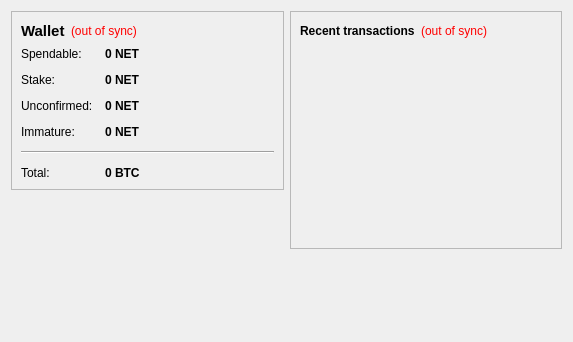
<?xml version="1.0" encoding="UTF-8"?>
<ui version="4.0">
 <class>OverviewPage</class>
 <widget class="QWidget" name="OverviewPage">
  <property name="geometry">
   <rect>
    <x>0</x>
    <y>0</y>
    <width>573</width>
    <height>342</height>
   </rect>
  </property>
  <property name="windowTitle">
   <string>Form</string>
  </property>
  <layout class="QHBoxLayout" name="horizontalLayout" stretch="1,1">
   <item>
    <layout class="QVBoxLayout" name="verticalLayout_2">
     <item>
      <widget class="QFrame" name="frame">
       <property name="frameShape">
        <enum>QFrame::StyledPanel</enum>
       </property>
       <property name="frameShadow">
        <enum>QFrame::Raised</enum>
       </property>
       <layout class="QVBoxLayout" name="verticalLayout_4">
        <item>
         <layout class="QHBoxLayout" name="horizontalLayout_4">
          <item>
           <widget class="QLabel" name="label_5">
            <property name="font">
             <font>
              <pointsize>11</pointsize>
              <weight>75</weight>
              <bold>true</bold>
             </font>
            </property>
            <property name="text">
             <string>Wallet</string>
            </property>
           </widget>
          </item>
          <item>
           <widget class="QLabel" name="labelWalletStatus">
            <property name="toolTip">
             <string>The displayed information may be out of date. Your wallet automatically synchronizes with the Netcoin network after a connection is established, but this process has not completed yet.</string>
            </property>
            <property name="styleSheet">
             <string notr="true">QLabel { color: red; }</string>
            </property>
            <property name="text">
             <string notr="true">(out of sync)</string>
            </property>
            <property name="alignment">
             <set>Qt::AlignLeading|Qt::AlignLeft|Qt::AlignVCenter</set>
            </property>
           </widget>
          </item>
          <item>
           <spacer name="horizontalSpacer_2">
            <property name="orientation">
             <enum>Qt::Horizontal</enum>
            </property>
            <property name="sizeHint" stdset="0">
             <size>
              <width>40</width>
              <height>20</height>
             </size>
            </property>
           </spacer>
          </item>
         </layout>
        </item>
        <item>
         <layout class="QFormLayout" name="formLayout_2">
          <property name="fieldGrowthPolicy">
           <enum>QFormLayout::AllNonFixedFieldsGrow</enum>
          </property>
          <property name="horizontalSpacing">
           <number>12</number>
          </property>
          <property name="verticalSpacing">
           <number>12</number>
          </property>
          <item row="0" column="0">
           <widget class="QLabel" name="label">
            <property name="text">
             <string>Spendable:</string>
            </property>
           </widget>
          </item>
          <item row="0" column="1">
           <widget class="QLabel" name="labelBalance">
            <property name="font">
             <font>
              <weight>75</weight>
              <bold>true</bold>
             </font>
            </property>
            <property name="cursor">
             <cursorShape>IBeamCursor</cursorShape>
            </property>
            <property name="toolTip">
             <string>Your current spendable balance</string>
            </property>
            <property name="text">
             <string notr="true">0 NET</string>
            </property>
            <property name="textInteractionFlags">
             <set>Qt::LinksAccessibleByMouse|Qt::TextSelectableByKeyboard|Qt::TextSelectableByMouse</set>
            </property>
           </widget>
          </item>
          <item row="1" column="0">
           <widget class="QLabel" name="label_6">
            <property name="text">
             <string>Stake:</string>
            </property>
           </widget>
          </item>
          <item row="1" column="1">
           <widget class="QLabel" name="labelStake">
            <property name="font">
             <font>
              <weight>75</weight>
              <bold>true</bold>
             </font>
            </property>
            <property name="cursor">
             <cursorShape>IBeamCursor</cursorShape>
            </property>
            <property name="toolTip">
             <string>Total of coins that was staked, and do not yet count toward the current balance</string>
            </property>
            <property name="text">
             <string notr="true">0 NET</string>
            </property>
            <property name="textInteractionFlags">
             <set>Qt::LinksAccessibleByMouse|Qt::TextSelectableByKeyboard|Qt::TextSelectableByMouse</set>
            </property>
           </widget>
          </item>
          <item row="2" column="0">
           <widget class="QLabel" name="label_3">
            <property name="text">
             <string>Unconfirmed:</string>
            </property>
           </widget>
          </item>
          <item row="2" column="1">
           <widget class="QLabel" name="labelUnconfirmed">
            <property name="font">
             <font>
              <weight>75</weight>
              <bold>true</bold>
             </font>
            </property>
            <property name="cursor">
             <cursorShape>IBeamCursor</cursorShape>
            </property>
            <property name="toolTip">
             <string>Total of transactions that have yet to be confirmed, and do not yet count toward the current balance</string>
            </property>
            <property name="text">
             <string notr="true">0 NET</string>
            </property>
            <property name="textInteractionFlags">
             <set>Qt::LinksAccessibleByMouse|Qt::TextSelectableByKeyboard|Qt::TextSelectableByMouse</set>
            </property>
           </widget>
          </item>
          <item row="3" column="0">
           <widget class="QLabel" name="labelImmatureText">
            <property name="text">
             <string>Immature:</string>
            </property>
           </widget>
          </item>
          <item row="3" column="1">
           <widget class="QLabel" name="labelImmature">
            <property name="font">
             <font>
              <weight>75</weight>
              <bold>true</bold>
             </font>
            </property>
            <property name="toolTip">
             <string>Mined balance that has not yet matured</string>
            </property>
            <property name="text">
             <string notr="true">0 NET</string>
            </property>
            <property name="textInteractionFlags">
             <set>Qt::LinksAccessibleByMouse|Qt::TextSelectableByKeyboard|Qt::TextSelectableByMouse</set>
            </property>
           </widget>
          </item>
          <item row="4" column="0" colspan="2">
           <widget class="Line" name="line">
            <property name="orientation">
             <enum>Qt::Horizontal</enum>
            </property>
           </widget>
          </item>
          <item row="5" column="0">
           <widget class="QLabel" name="labelTotalText">
            <property name="text">
             <string>Total:</string>
            </property>
           </widget>
          </item>
          <item row="5" column="1">
           <widget class="QLabel" name="labelTotal">
            <property name="font">
             <font>
              <weight>75</weight>
              <bold>true</bold>
             </font>
            </property>
            <property name="cursor">
             <cursorShape>IBeamCursor</cursorShape>
            </property>
            <property name="toolTip">
             <string>Your current total balance</string>
            </property>
            <property name="text">
             <string notr="true">0 BTC</string>
            </property>
            <property name="textInteractionFlags">
             <set>Qt::LinksAccessibleByMouse|Qt::TextSelectableByKeyboard|Qt::TextSelectableByMouse</set>
            </property>
           </widget>
          </item>
         </layout>
        </item>
       </layout>
      </widget>
     </item>
     <item>
      <spacer name="verticalSpacer">
       <property name="orientation">
        <enum>Qt::Vertical</enum>
       </property>
       <property name="sizeHint" stdset="0">
        <size>
         <width>20</width>
         <height>40</height>
        </size>
       </property>
      </spacer>
     </item>
     <item>
      <widget class="QLabel" name="label_wallet_bgcoin">
       <property name="text">
        <string/>
       </property>
       <property name="pixmap">
        <pixmap resource="../bitcoin.qrc">:/images/wallet_bgcoin</pixmap>
       </property>
       <property name="scaledContents">
        <bool>false</bool>
       </property>
       <property name="alignment">
        <set>Qt::AlignCenter</set>
       </property>
       <property name="margin">
        <number>-2</number>
       </property>
      </widget>
     </item>
    </layout>
   </item>
   <item>
    <layout class="QVBoxLayout" name="verticalLayout_3">
     <item>
      <widget class="QFrame" name="frame_2">
       <property name="frameShape">
        <enum>QFrame::StyledPanel</enum>
       </property>
       <property name="frameShadow">
        <enum>QFrame::Raised</enum>
       </property>
       <layout class="QVBoxLayout" name="verticalLayout">
        <item>
         <layout class="QHBoxLayout" name="horizontalLayout_2">
          <item>
           <widget class="QLabel" name="label_4">
            <property name="text">
             <string>&lt;b&gt;Recent transactions&lt;/b&gt;</string>
            </property>
           </widget>
          </item>
          <item>
           <widget class="QLabel" name="labelTransactionsStatus">
            <property name="toolTip">
             <string>The displayed information may be out of date. Your wallet automatically synchronizes with the Netcoin network after a connection is established, but this process has not completed yet.</string>
            </property>
            <property name="styleSheet">
             <string notr="true">QLabel { color: red; }</string>
            </property>
            <property name="text">
             <string notr="true">(out of sync)</string>
            </property>
            <property name="alignment">
             <set>Qt::AlignRight|Qt::AlignTrailing|Qt::AlignVCenter</set>
            </property>
           </widget>
          </item>
          <item>
           <spacer name="horizontalSpacer">
            <property name="orientation">
             <enum>Qt::Horizontal</enum>
            </property>
            <property name="sizeHint" stdset="0">
             <size>
              <width>40</width>
              <height>20</height>
             </size>
            </property>
           </spacer>
          </item>
         </layout>
        </item>
        <item>
         <widget class="QListView" name="listTransactions">
          <property name="styleSheet">
           <string notr="true">QListView { background: transparent; }</string>
          </property>
          <property name="frameShape">
           <enum>QFrame::NoFrame</enum>
          </property>
          <property name="verticalScrollBarPolicy">
           <enum>Qt::ScrollBarAlwaysOff</enum>
          </property>
          <property name="horizontalScrollBarPolicy">
           <enum>Qt::ScrollBarAlwaysOff</enum>
          </property>
          <property name="selectionMode">
           <enum>QAbstractItemView::NoSelection</enum>
          </property>
         </widget>
        </item>
       </layout>
      </widget>
     </item>
     <item>
      <spacer name="verticalSpacer_2">
       <property name="orientation">
        <enum>Qt::Vertical</enum>
       </property>
       <property name="sizeHint" stdset="0">
        <size>
         <width>20</width>
         <height>40</height>
        </size>
       </property>
      </spacer>
     </item>
    </layout>
   </item>
  </layout>
 </widget>
 <resources/>
 <connections/>
</ui>
